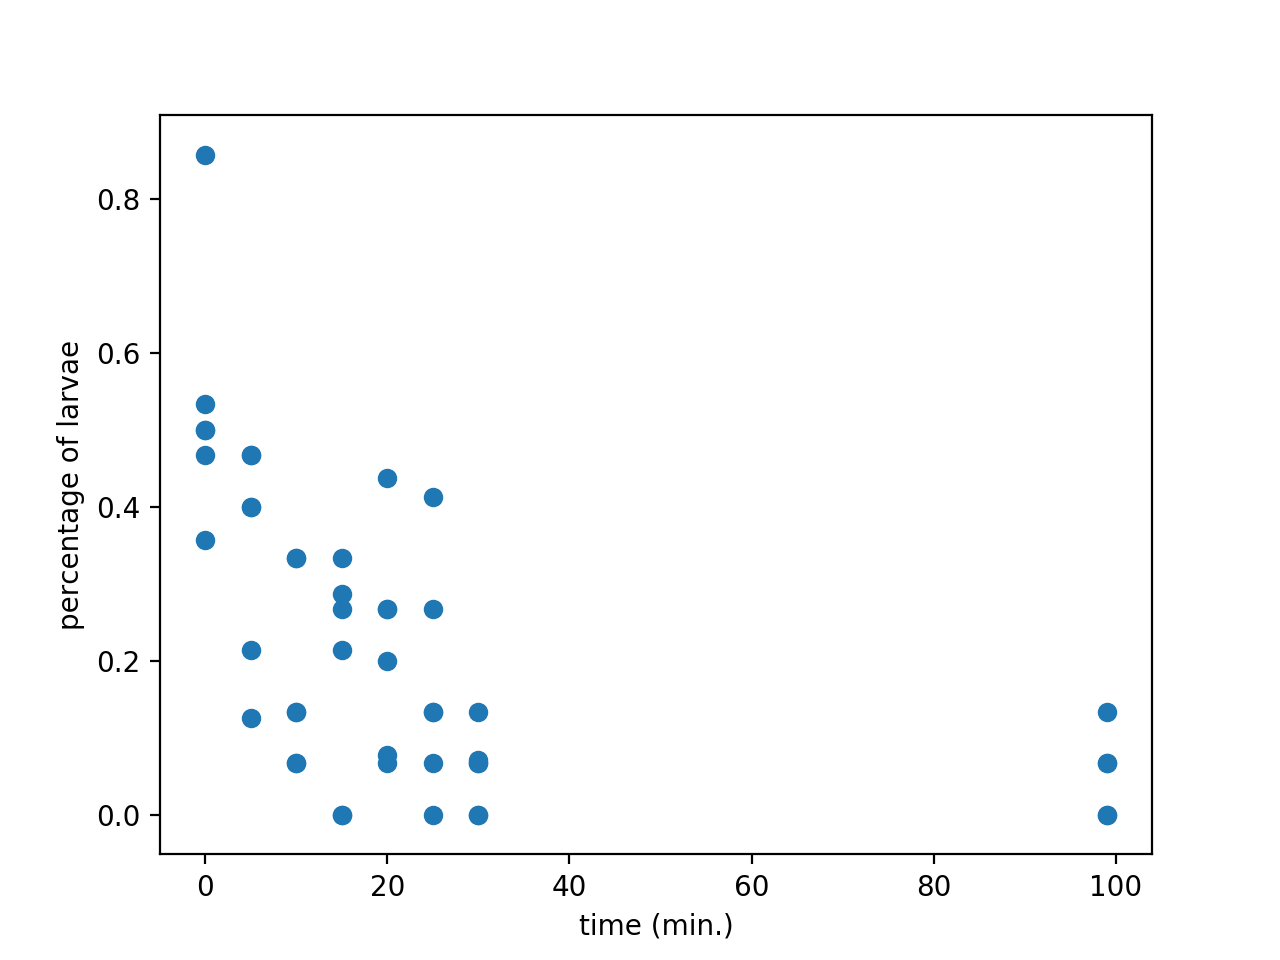

Recreate this plot in Python.
import numpy as np
import matplotlib.pyplot as plt

# Assign filename: file
file = 'seaslug.txt'

# Import file: data
data = np.loadtxt(file, delimiter='\t', dtype=str)

# Print the first element of data
print(data[0])

# Import data as floats and skip the first row: data_float
data_float = np.loadtxt(file, delimiter='\t', dtype=float, skiprows=1)

# Print the 10th element of data_float
print(data[9])

# Plot a scatterplot of the data
plt.scatter(data_float[:, 0], data_float[:, 1])
plt.xlabel('time (min.)')
plt.ylabel('percentage of larvae')
plt.show()
